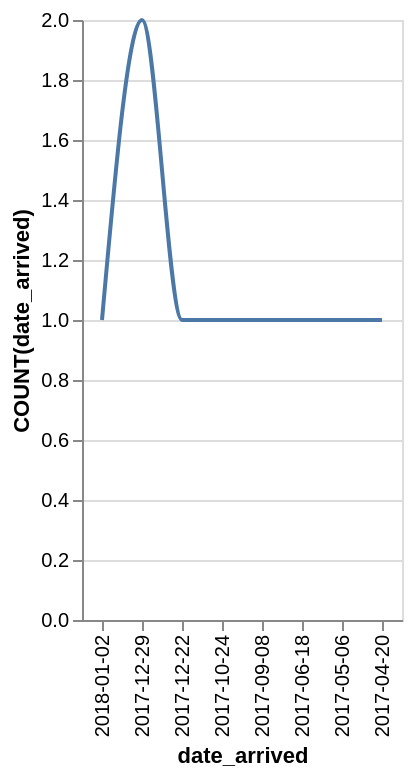

Write a Vega-Lite specification for this figure.
### Vega-Lite specification from a JSON file in a GitHub repository (floating-point values rounded to 4 significant figures)
{"data": {"values": [{"x_data": "2018-01-02", "y_data": 1}, {"x_data": "2017-12-29", "y_data": 2}, {"x_data": "2017-12-22", "y_data": 1}, {"x_data": "2017-10-24", "y_data": 1}, {"x_data": "2017-09-08", "y_data": 1}, {"x_data": "2017-06-18", "y_data": 1}, {"x_data": "2017-05-06", "y_data": 1}, {"x_data": "2017-04-20", "y_data": 1}]}, "mark": {"type": "line", "interpolate": "monotone"}, "encoding": {"x": {"field": "x_data", "type": "nominal", "title": "date_arrived", "sort": "descending"}, "y": {"field": "y_data", "type": "quantitative", "title": "COUNT(date_arrived)"}}}
